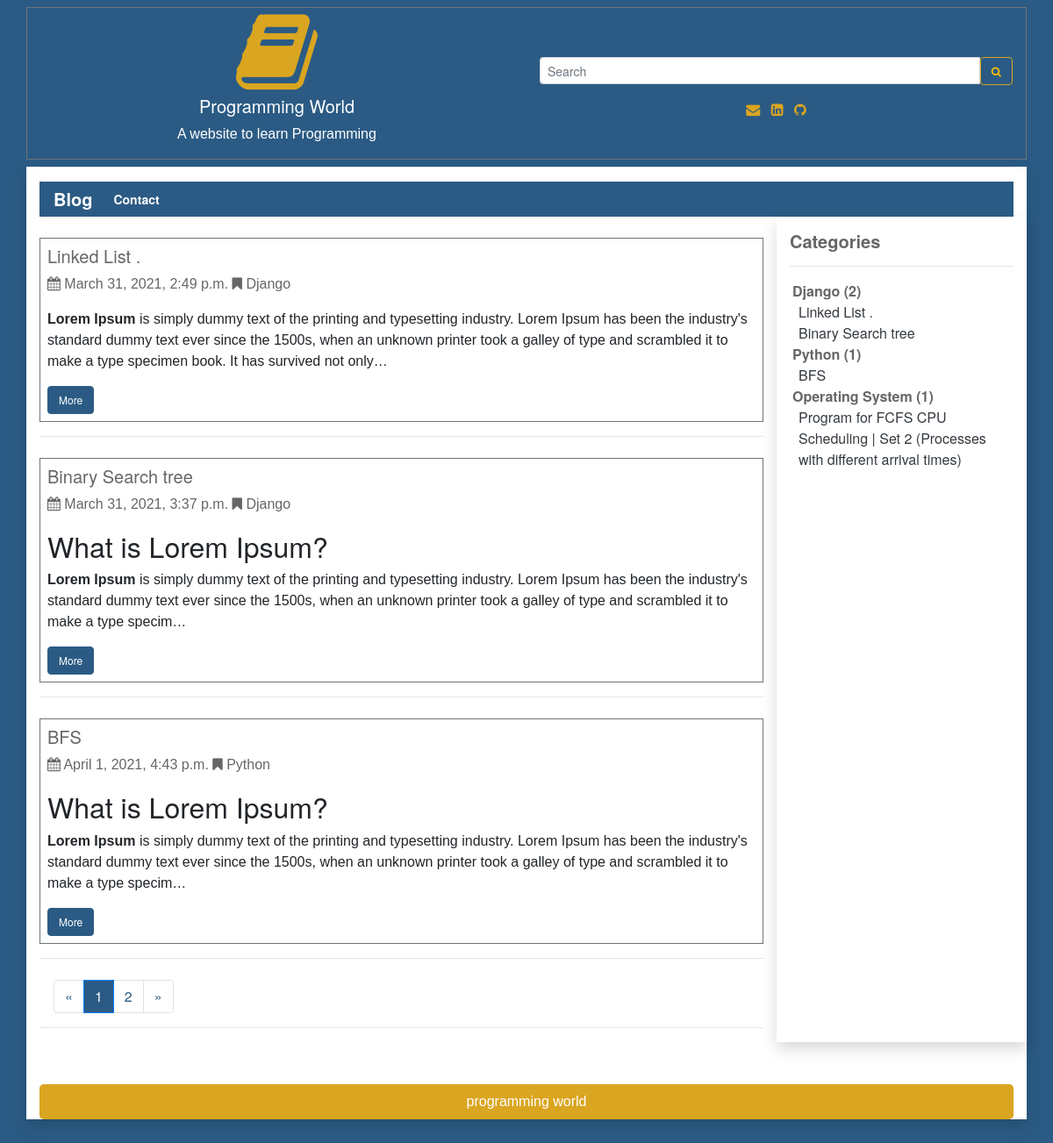
The page / on the database its author committed.
### user_panel_1/models.py (models this page shows)
class Blog(models.Model):
    cat_name = models.ForeignKey(Category, on_delete=models.CASCADE)
    blog_priority = models.IntegerField(blank=True, null=True)
    blog_title = models.CharField(max_length=200)
    blog_author = models.CharField(max_length=200)
    blog_body = RichTextUploadingField(blank=True, null=True)
    blog_views = models.IntegerField(default=0)
    blog_thumbnil = models.ImageField(blank=True, null=True)
    blog_timeDate = models.DateTimeField(auto_now_add=True, auto_now=False, blank=True)

class Category(models.Model):
    cat_name = models.CharField(max_length=300)
    def __str__(self):
        return self.cat_name

### user_panel_1/views.py (the view)
# urls.py: path('', views.blog, name='blog'),
def blog(request):
    category = Category.objects.all()
    blog = Blog.objects.all()
    categorys = Blog.objects.all().select_related('cat_name')
    blogs = Blog.objects.all()
    paginator = Paginator(blogs, 3)
    page = request.GET.get('page')
    blogs = paginator.get_page(page)
    context = {
        'category': category,
        'blog': blog,
        'object_list': categorys,
        'blogs': blogs,
    }
    return render(request, 'blog.html', context)

### templates/blog.html
{% extends 'base.html' %}
{% load static %}
{% block content %}
   {% for blogs in blogs %}
    <div class="mt-4 border border-secondary p-2">
         <h5 class="title">{{blogs.blog_title |truncatechars:100}}</h5>
         <p  class="description"><i class="fa fa-calendar" aria-hidden="true"></i> {{ blogs.blog_timeDate}}  <i class="fa fa-bookmark" aria-hidden="true"></i>   {{ blogs.cat_name }}
                            </p>
         <p>{{blogs.blog_body | safe |truncatechars:300}}</p>
         <a href="{% url 'more' blogs.id %}" class="btn btn-info">More</a>
    </div>
    <hr>
    {% endfor %}
<div class="mt-4 ml-3">
 <nav aria-label="Page navigation example text-center">
       {% if blogs.has_other_pages %}
  <ul class="pagination">
    {% if blogs.has_previous %}
      <li class="page-item ">
      <a class="page-link" href="?page={{ blogs.previous_page_number }}" tabindex="-1">&laquo;</a>
    </li>
    {% else %}
        <li class="page-item disabled">
      <a class="page-link" href="#" tabindex="-1">&laquo;</a>
    </li>
    {% endif %}
    {% for i in blogs.paginator.page_range %}
      {% if blogs.number == i %}
      <li class="page-item active">
      <a class="page-link" href="#">{{ i }} <span class="sr-only">(current)</span></a>
    </li>
      {% else %}
      <li class="page-item"><a class="page-link" href="?page={{ i }}">{{ i }}</a></li>
      {% endif %}
    {% endfor %}
    {% if blogs.has_next %}
       <li class="page-item">
      <a class="page-link" href="?page={{ blogs.next_page_number }}">&raquo;</a>
    </li>
    {% else %}
      <li class="page-item disabled">
      <a class="page-link" href="#" tabindex="-1">&raquo;</a>
    </li>
    {% endif %}
  </ul>
{% endif %}
</nav>
</div>
  <hr>
{% endblock content %}

### templates/base.html (shortened to what this page needs)
{% load static %}
{% load humanize %}
<!DOCTYPE html>
<html lang="en">
<head>
  <link rel="stylesheet" href="https://maxcdn.bootstrapcdn.com/bootstrap/4.5.2/css/bootstrap.min.css">
    <link
      rel="stylesheet"
      href="https://cdnjs.cloudflare.com/ajax/libs/font-awesome/4.7.0/css/font-awesome.min.css"
    />
    <link
      rel="stylesheet"
      href="{% static 'css/style.css' %}"
    />
    <link href="https://cdn.jsdelivr.net/gh/gitbrent/bootstrap4-toggle@3.6.1/css/bootstrap4-toggle.min.css" rel="stylesheet">
</head>
<body style="background:#2b5b84;">
 <div class="container mt-2 text-center border border-secondary">
 <div class="row">
     <div class="col-sm-6">
     <i class="fa fa-book logo" aria-hidden="true"></i><br>
 <h5 class="text-white">Programming World</h5>
 <p class="text-white">A website to learn Programming</p>
     </div>
     <div class="col-sm-6 mt-2">
        <form method="GET" action="{% url 'search' %}">
    <div class="input-group input-group-sm mt-5"  >
      <input type="text" class="form-control" placeholder="Search" name='search' required>
      <div class="input-group-btn">
        <button class="btn btn-outline-warning" type="submit"><i class="fa fa-search" aria-hidden="true"></i>
</button>
      </div>
    </div>
  </form>
       <div class="mt-3">
       <span class="text-style-two"><a href="mailto:aaziz9642@gmail.com" class="text-warning ur"><i class="fa fa-envelope pr-2" aria-hidden="true"></i> </a></span>
<span class="text-style-two"><a href="https://linkedin.com/in/azizur-rahman-720636165"  target="_blank" class="text-warning ur"><i class="fa fa-linkedin-square" aria-hidden="true"></i> </a></span>
<span class="text-style-two"><a href="https://github.com/ayanchyaziz123" target="_blank" class="text-warning ur"><i class="fa fa-github pl-2" aria-hidden="true"></i></a></span>
     </div>
     </div>
    </div>
</div>
<div class="container bg-white shadow">
  <hr class="mt-2">
    <nav class="navbar navbar-expand-lg navbar-dark bg-dark mt-2 pt-0 pb-0">
  <a class="navbar-brand" href="{% url 'blog' %}">Blog</a>
  <div class="collapse navbar-collapse" id="navbarSupportedContent">
    <ul class="navbar-nav mr-auto">
      <li class="nav-item active">
        <a class="nav-link" href="{% url 'contact' %}">Contact<span class="sr-only">(current)</span></a>
      </li>
    </ul>
  </div>
</nav>
<div class="row">
    <div class="col-sm-9">
    {% block content %}
    {% endblock content %}
    </div>
    <div class="col-sm-3 shadow">
     <h5 class="mt-3"><strong class="title">Categories</strong></h5>
     <hr>
     {% regroup object_list by cat_name as country_list %}
<ul>
{% for country in country_list %}
    <li style="list-style-type:none; margin-left:-37px;"><strong class="title">{{ country.grouper }} ({{ country.list|length}}) </strong>
    <ul>
        {% for blog in country.list %}
          <li style="list-style-type:none; margin-left:-33px;"><a href="{% url 'more' blog.id %}" class="text-dark ur">{{ blog.blog_title }}</li></a>
        {% endfor %}
    </ul>
    </li>
{% endfor %}
</ul>
    </div>
</div>
<div class="jumbotron mt-5 pb-0 pt-0 text-center text-white" style="background:#DAA520;">
    <p class="lead mt-2 mb-2">
        <p class="pt-2 pb-2"><a href="{% url 'blog' %}" class="text-white">programming world</a></p>
    </p>
</div>
</div>
</body>
</html>

### static/css/style.css (style rules this page uses)
body { background-color: #2b5b84; font-family:Helvetica Neue; font-size:14; }
.bg-dark { background: #2b5b84 !important; }
.logo { font-size: 100px; color: #DAA520; }
li .nav-link { font-size: 14px !important; }
.btn { font-size: 12px !important; }
p { font-family: Arial, Helvetica, sans-serif; }
.navbar-nav .nav-item { font-weight: 600 !important; }
.navbar-brand { font-weight: 600 !important; }
.description { color: #666666; }
.btn-outline-warning { border-color: #DAA520 !important; color: #DAA520 im !important; }
.title { color: #666; }
.btn-info { background-color: #2b5b84; border-color: #2b5b84; }
.text-warning { color: #DAA520 !important; }
.pagination>li.active>a { background: #2b5b84 !important; color: #fff !important; }
.page-item .page-link { color: #2b5b84 !important; }
.ur { text-decoration: none !important; }

### rows shown on the page
Blog: blog_title "Linked List .", blog_timeDate "March 31, 2021, 2:49 p.m.", cat_name "Django", blog_body "Lorem Ipsum is simply dummy text of the printing and typesetting industry. Lorem Ipsum has been the industry's standard dummy text ever since the 1500s, when an unknown printer took a galley of type and scrambled it to make a type specimen book. It has survived not only…"
Blog: blog_title "Binary Search tree", blog_timeDate "March 31, 2021, 3:37 p.m.", cat_name "Django", blog_body "What is Lorem Ipsum? Lorem Ipsum is simply dummy text of the printing and typesetting industry. Lorem Ipsum has been the industry's standard dummy text ever since the 1500s, when an unknown printer took a galley of type and scrambled it to make a type specim…"
Blog: blog_title "BFS", blog_timeDate "April 1, 2021, 4:43 p.m.", cat_name "Python", blog_body "What is Lorem Ipsum? Lorem Ipsum is simply dummy text of the printing and typesetting industry. Lorem Ipsum has been the industry's standard dummy text ever since the 1500s, when an unknown printer took a galley of type and scrambled it to make a type specim…"
Category: grouper "Django", list|length "2"
Category: grouper "Python", list|length "1"
Category: grouper "Operating System", list|length "1"
Blog: blog_title "Program for FCFS CPU Scheduling | Set 2 (Processes with different arrival times)"

### other values the page prints
{{ i }} "1"
{{ i }} "2"
